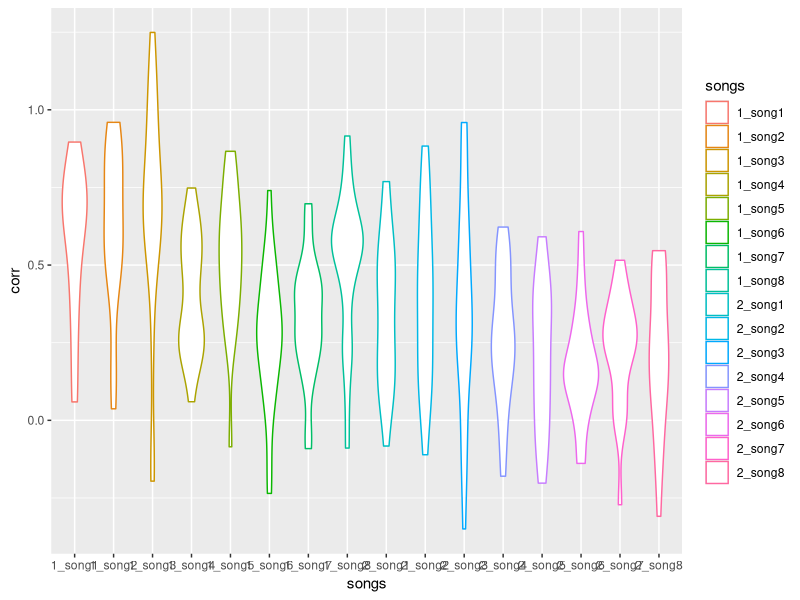
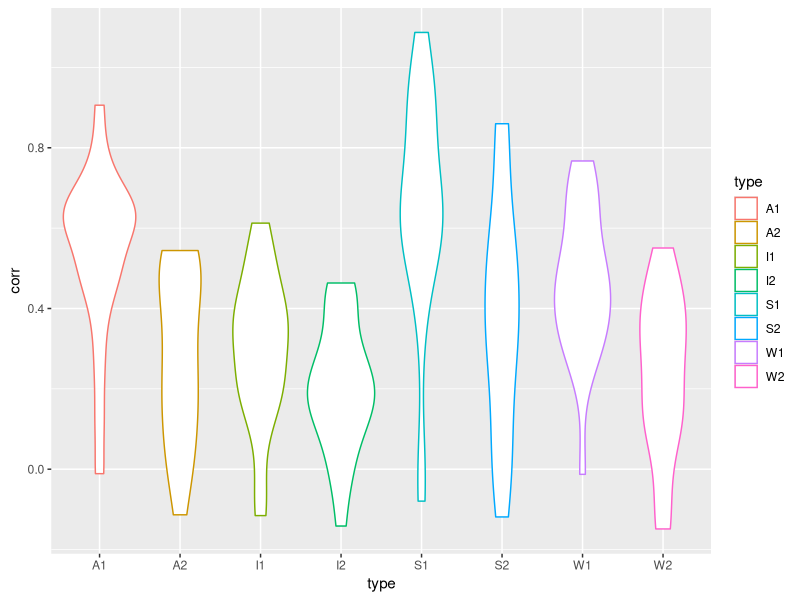
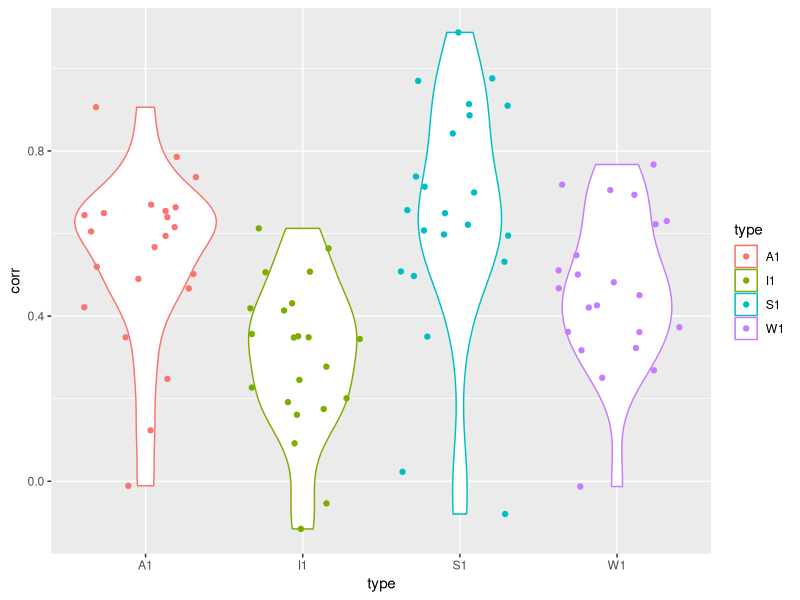
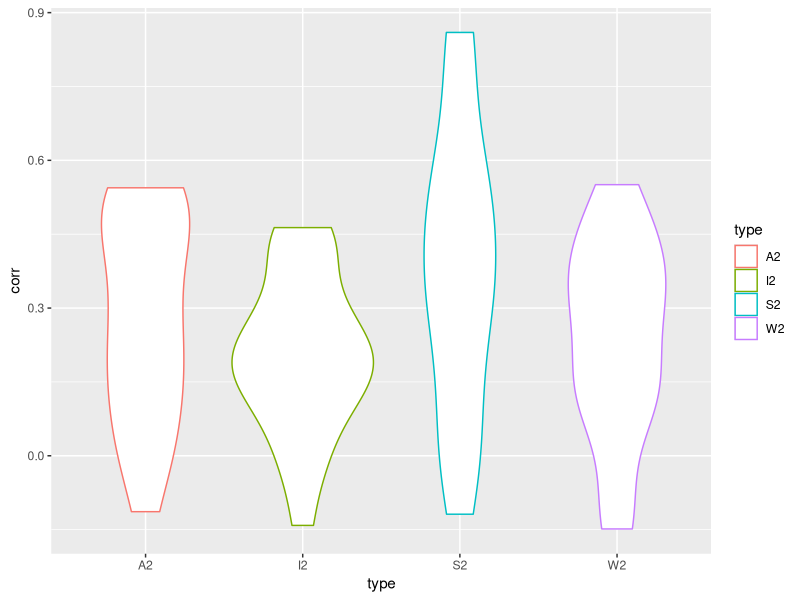
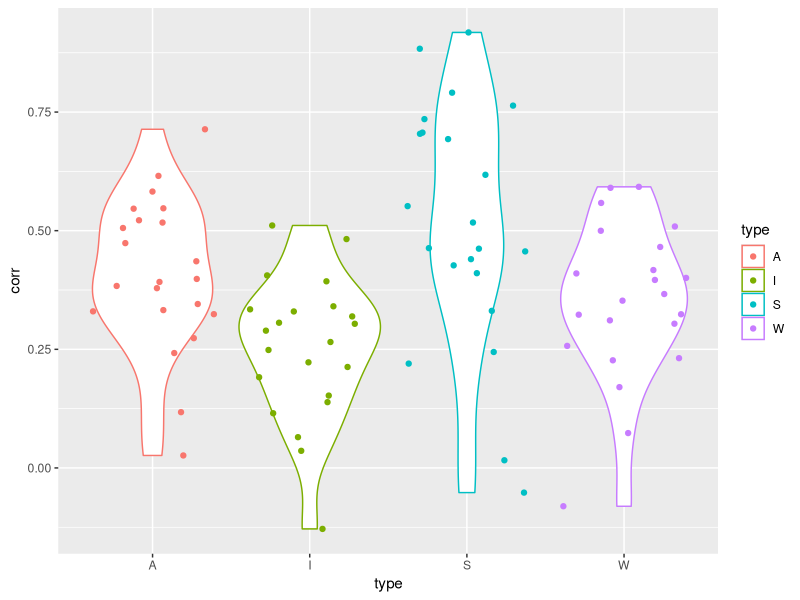

Source code (R) for these figures, in order:
library(tidyverse)
library(ggplot2)

data<-readr::read_csv('Auditory.csv') #load data
data<-select(data, -ID) #remove ID variable
synchrony<-data %>% gather(songs, corr) #rearrange data
ggplot(synchrony) +
  aes(x=songs,y=corr, color=songs) +
  #geom_bar(stat="identity")
  #geom_jitter(alpha = 0.25)
  geom_violin()

A1<-select(data, "1_song1","1_song8") #ses 1 acapella data together
A1<-rowMeans(A1)
I1<-select(data, "1_song6","1_song7") #ses 1 instrumental data together
I1<-rowMeans(I1)
S1<-select(data, "1_song2","1_song3") #ses 1 spoken data together
S1<-rowMeans(S1)
W1<-select(data, "1_song4",'1_song5') #ses 1 whole data together
W1<-rowMeans(W1)
meansync1<-data.frame(A1,I1,S1,W1)
meansync1<-meansync1 %>% gather(type, corr) #rearrange data

A2<-select(data, "2_song1","2_song8") #ses 2 acapella data together
A2<-rowMeans(A2)
I2<-select(data, "2_song6","2_song7") #ses 2 instrumental data together
I2<-rowMeans(I2)
S2<-select(data, "2_song2","2_song3") #ses 2 spoken data together
S2<-rowMeans(S2)
W2<-select(data, "2_song4",'2_song5') #ses 2 whole data together
W2<-rowMeans(W2)
meansync2<-data.frame(A2,I2,S2,W2)
meansync2<-meansync2 %>% gather(type, corr) #rearrange data

meansync<-data.frame(A1,I1,S1,W1,A2,I2,S2,W2)
meansync<-meansync %>% gather(type, corr) #rearrange data

A<-select(data, "1_song1","1_song8","2_song1","2_song8") #acapella data together
A<-rowMeans(A)
I<-select(data, "1_song6","1_song7","2_song6","2_song7") #instrumental data together
I<-rowMeans(I)
S<-select(data, "1_song2","1_song3","2_song2","2_song3") #spoken data together
S<-rowMeans(S)
W<-select(data, "1_song4","1_song5","2_song4","2_song5") #whole data together
W<-rowMeans(W)
meansyncALL<-data.frame(A,I,S,W) 
meansyncALL<-meansyncALL %>% gather(type, corr) #rearrange data

ggplot(meansync) +
  aes(x=type,y=corr, color=type) +
  #geom_bar(stat="identity")
  #geom_jitter(alpha = 0.25)
  geom_violin()

ggplot(meansync1) +
  aes(x=type,y=corr, color=type) +
  #geom_bar(stat="identity")
  geom_violin() +
  geom_jitter() 

ggplot(meansync2) +
  aes(x=type,y=corr, color=type) +
  #geom_bar(stat="identity")
  #geom_jitter(alpha = 0.25)
  geom_violin()

ggplot(meansyncALL) +
  aes(x=type,y=corr, color=type) +
  #geom_bar(stat="identity")
  geom_violin()+
  geom_jitter()

t.test(A1,A2) # t=1.8682, p<0.001 A2<A1
t.test(I1,I2) #p=0.06
t.test(S1,S2) #t=3.17, p=0.003 S2<S1
t.test(W1,W2) #t=3.9112, p<0.001 W2<W1

fit<-aov(corr~type,data=meansync1) #sig effect of type in first session
summary(fit)

fit<-aov(corr~type,data=meansync2) #p=0.05 in second session
summary(fit)

fit<-aov(corr~type,data=meansyncALL) #sig effect of type when averaged across both sessions
summary(fit)

t.test(A,I) #SIG
t.test(A,S)
t.test(A,W)
t.test(I,S) #SIG
t.test(I,W)
t.test(S,W)

t.test(A1,I1) #SIG
t.test(A1,S1)
t.test(A1,W1)
t.test(I1,S1) #SIG
t.test(I1,W1)
t.test(S1,W1)

t.test(A2,I2) # NONE ARE SIG
t.test(A2,S2)
t.test(A2,W2)
t.test(I2,S2) 
t.test(I2,W2)
t.test(S2,W2)
##################### UNFAMILIAR VS FAMILIAR#####################
##########GROUP A ##########
data<-readr::read_csv('Auditory.csv') #load data
GA<-list("P101","P103","P105","P107","P111","P113","P115","P117","P119","P123","P125")
GroupA<-data[data$ID %in% GA, ]

FA1<-select(GroupA, "1_song8") #ses 1 acapella data together
FA1<-rowMeans(FA1)
FI1<-select(GroupA, '1_song7') #ses 1 instrumental data together
FI1<-rowMeans(FI1)
FS1<-select(GroupA, "1_song2") #ses 1 spoken data together
FS1<-rowMeans(FS1)
FW1<-select(GroupA, "1_song4") #ses 1 whole data together
FW1<-rowMeans(FW1)
Fmeansync1<-data.frame(FA1,FI1,FS1,FW1)
Fmeansync1<-meansync1 %>% gather(type, corr) #rearrange data

FA2<-select(GroupA, "2_song8") #ses 2 acapella data together
FA2<-rowMeans(FA2)
FI2<-select(GroupA, '2_song7') #ses 2 instrumental data together
FI2<-rowMeans(FI2)
FS2<-select(GroupA, "2_song2") #ses 2 spoken data together
FS2<-rowMeans(FS2)
FW2<-select(GroupA, "2_song4") #ses 2 whole data together
FW2<-rowMeans(FW2)
Fmeansync2<-data.frame(FA2,FI2,FS2,FW2)
Fmeansync2<-meansync2 %>% gather(type, corr) #rearrange data

Fmeansync<-data.frame(FA1,FI1,FS1,FW1,FA2,FI2,FS2,FW2) 
Fmeansync<-Fmeansync %>% gather(type, corr) #rearrange data

UA1<-select(GroupA, "1_song1") #ses 1 acapella data together
UA1<-rowMeans(UA1)
UI1<-select(GroupA, '1_song6') #ses 1 instrumental data together
UI1<-rowMeans(UI1)
US1<-select(GroupA, "1_song3") #ses 1 spoken data together
US1<-rowMeans(US1)
UW1<-select(GroupA, "1_song5") #ses 1 whole data together
UW1<-rowMeans(UW1)
Umeansync1<-data.frame(UA1,UI1,US1,UW1)
Umeansync1<-meansync1 %>% gather(type, corr) #rearrange data

UA2<-select(GroupA, "2_song1") #ses 2 acapella data together
UA2<-rowMeans(UA2)
UI2<-select(GroupA, '2_song6') #ses 2 instrumental data together
UI2<-rowMeans(UI2)
US2<-select(GroupA, "2_song3") #ses 2 spoken data together
US2<-rowMeans(US2)
UW2<-select(GroupA, "2_song5") #ses 2 whole data together
UW2<-rowMeans(UW2)
Umeansync2<-data.frame(UA2,UI2,US2,UW2)
Umeansync2<-meansync2 %>% gather(type, corr) #rearrange data

Fmeansync<-data.frame(FA1,FI1,FS1,FW1,FA2,FI2,FS2,FW2) 
Fmeansync<-Fmeansync %>% gather(type, corr) #rearrange data
Umeansync<-data.frame(UA1,UI1,US1,UW1,UA2,UI2,US2,UW2) 
Umeansync<-Umeansync %>% gather(type, corr) #rearrange data

t.test(FA2,UA2) #not sig
t.test(FI2,UI2) #not sig
t.test(FS2,US2) #not sig
t.test(FW2,UW2) #not sig

t.test(FA1,FA2) # t=2.1847,p=0.04153 NOT SIG
t.test(FI1,FI2) # t=1.6426, p=0.1161 NOT SIG
t.test(FS1,FS2) # t=2.6679, p=0.0148 trending?
t.test(FW1,FW2) # t=1.4986m p=0.1498 NOT SIG

########## GROUP B ##########
data<-readr::read_csv('Auditory.csv') #load data
GB<-list("P102","P104","P106","P108","P112","P114","P116","P118","P120","P122","P124")
GroupB<-data[data$ID %in% GB, ]

FA1<-select(GroupB, "1_song1") #ses 1 acapella data together
FA1<-rowMeans(FA1)
FI1<-select(GroupB, '1_song6') #ses 1 instrumental data together
FI1<-rowMeans(FI1)
FS1<-select(GroupB, "1_song3") #ses 1 spoken data together
FS1<-rowMeans(FS1)
FW1<-select(GroupB, "1_song5") #ses 1 whole data together
FW1<-rowMeans(FW1)
Fmeansync1<-data.frame(FA1,FI1,FS1,FW1)
Fmeansync1<-meansync1 %>% gather(type, corr) #rearrange data

FA2<-select(GroupB, "2_song1") #ses 2 acapella data together
FA2<-rowMeans(FA2)
FI2<-select(GroupB, '2_song6') #ses 2 instrumental data together
FI2<-rowMeans(FI2)
FS2<-select(GroupB, "2_song3") #ses 2 spoken data together
FS2<-rowMeans(FS2)
FW2<-select(GroupB, "2_song5") #ses 2 whole data together
FW2<-rowMeans(FW2)
Fmeansync2<-data.frame(FA2,FI2,FS2,FW2)
Fmeansync2<-meansync2 %>% gather(type, corr) #rearrange data

Fmeansync<-data.frame(FA1,FI1,FS1,FW1,FA2,FI2,FS2,FW2) 
Fmeansync<-Fmeansync %>% gather(type, corr) #rearrange data

UA1<-select(GroupB, "1_song8") #ses 1 acapella data together
UA1<-rowMeans(UA1)
UI1<-select(GroupB, '1_song7') #ses 1 instrumental data together
UI1<-rowMeans(UI1)
US1<-select(GroupB, "1_song4") #ses 1 spoken data together
US1<-rowMeans(US1)
UW1<-select(GroupB, "1_song2") #ses 1 whole data together
UW1<-rowMeans(UW1)
Umeansync1<-data.frame(UA1,UI1,US1,UW1)
Umeansync1<-meansync1 %>% gather(type, corr) #rearrange data

UA2<-select(GroupB, "2_song8") #ses 2 acapella data together
UA2<-rowMeans(UA2)
UI2<-select(GroupB, '2_song7') #ses 2 instrumental data together
UI2<-rowMeans(UI2)
US2<-select(GroupB, "2_song4") #ses 2 spoken data together
US2<-rowMeans(US2)
UW2<-select(GroupB, "2_song2") #ses 2 whole data together
UW2<-rowMeans(UW2)
Umeansync2<-data.frame(UA2,UI2,US2,UW2)
Umeansync2<-meansync2 %>% gather(type, corr) #rearrange data

Fmeansync<-data.frame(FA1,FI1,FS1,FW1,FA2,FI2,FS2,FW2) 
Fmeansync<-Fmeansync %>% gather(type, corr) #rearrange data
Umeansync<-data.frame(UA1,UI1,US1,UW1,UA2,UI2,US2,UW2) 
Umeansync<-Umeansync %>% gather(type, corr) #rearrange data

t.test(FA2,UA2) #not sig
t.test(FI2,UI2) #not sig
t.test(FS2,US2) #not sig
t.test(FW2,UW2) #not sig

t.test(FA1,FA2) #not sig
t.test(FI1,FI2) #not sig
t.test(FS1,FS2) #not sig
t.test(FW1,FW2) #t=4.1082, p-0.001044

